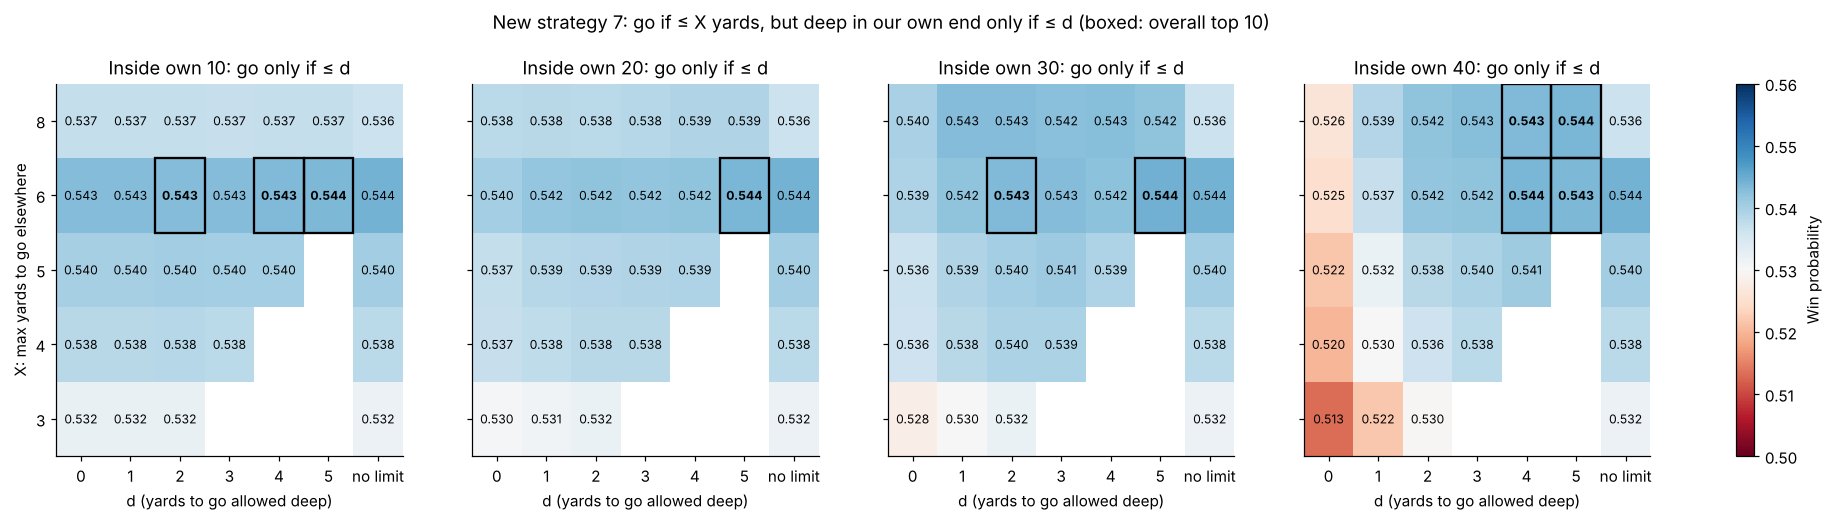

The script that saved this image:
"""New strategy 7 (proposal): go if <= X yards to go, but deep in our own end (pos > Z) only if <= d.
Grid over X, d and Z; 20,000 games per cell (seed 12, as the strategy-7 heatmap). Saves csv + png in pending/."""
import itertools, numpy as np, pandas as pd, matplotlib
matplotlib.use("Agg")
import matplotlib.pyplot as plt
from multiprocessing import get_context
import model as M, plots as P
m = M.estimate(M.load_data()); FG = M.load_results("results.json")["fg_range"]
X_VALS, D_VALS, Z_VALS = [3, 4, 5, 6, 8], [0, 1, 2, 3, 4, 5], [90, 80, 70, 60]   # Z 90 = inside own 10, ..., 60 = inside own 40
def rule(X, d, Z):
    return lambda togo, pos, diff, left: togo <= X and (pos <= Z or togo <= d)
cells = [(X, d, Z) for X, d, Z in itertools.product(X_VALS, D_VALS, Z_VALS) if d < X]
def job(c): return M.run(m, M.strategy([rule(*c)], FG), n=20_000, seed=12)[0].mean()
if __name__ == "__main__":
    with get_context("fork").Pool(2) as pool:
        vals = pool.map(job, cells)
    t = pd.DataFrame([(*c, v) for c, v in zip(cells, vals)], columns=["X", "d", "Z", "p"])
    nolim = {X: M.run(m, M.strategy([M.short_yardage(X)], FG), n=20_000, seed=12)[0].mean() for X in X_VALS}
    t.to_csv("pending/heat_zone_threshold.csv", index=False)
    top = t.sort_values("p", ascending=False).head(10)
    print(top.to_string(index=False)); print("no limit:", {k: round(v, 4) for k, v in nolim.items()})
    fig, axs = plt.subplots(1, 4, figsize=(20, 4.4), sharey=True)
    for ax, Z in zip(axs, Z_VALS):
        h = t[t.Z == Z].pivot(index="X", columns="d", values="p").reindex(index=X_VALS, columns=D_VALS)
        h["no limit"] = [nolim[X] for X in X_VALS]
        best = [[int(r.X), int(r.d)] for r in top[top.Z == Z].itertuples()]
        im = P.heatmap(ax, h, lambda v: f"{v:.3f}", 0.50, 0.56, best)
        ax.set(title=f"Inside own {100 - Z}: go only if ≤ d", xlabel="d (yards to go allowed deep)")
    axs[0].set_ylabel("X: max yards to go elsewhere")
    fig.colorbar(im, ax=axs, label="Win probability", fraction=0.015)
    fig.suptitle("New strategy 7: go if ≤ X yards, but deep in our own end only if ≤ d (boxed: overall top 10)", y=1.03)
    fig.savefig("pending/heat_zone_threshold.png", dpi=110, bbox_inches="tight")
